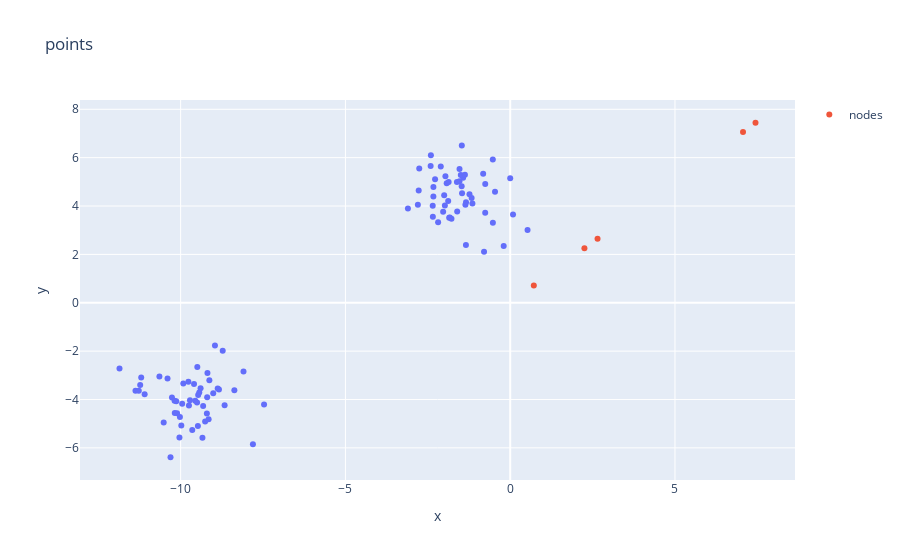

The cell this chart's notebook holds for it:
### Markdown cell above
## Кучки точек

### Code cell
from sklearn.datasets import make_blobs

data_blobs, y = make_blobs(n_samples = 100, centers = 2, n_features = 2, random_state = 1)


nodes_blobs = np.array([[random.random()*10, 0] for _ in range(5)], dtype = float)

figure = plt.figure(figsize = (10, 5))

figure = px.scatter(x=data_blobs[:, 0], y=data_blobs[:, 1], title="points")
figure.add_trace(go.Scatter(x=nodes_blobs[:, 0], y=nodes_blobs[:, 0], mode="markers", name="nodes"))

figure.show()

### Figure 1 — Plotly figure (JSON) as saved in the notebook; plotly's stock layout.template omitted (floating-point values rounded to 4 significant figures)
{"data": [{"hovertemplate": "x=%{x}<br>y=%{y}<extra></extra>", "legendgroup": "", "marker": {"color": "#636efa", "symbol": "circle"}, "mode": "markers", "name": "", "orientation": "v", "showlegend": false, "type": "scatter", "x": [-0.7942, -9.152, -3.104, -1.429, -7.469, -9.196, -9.318, -9.205, -2.76, -1.171, -10.04, -1.538, -10.11, -2.407, -7.807, -9.011, -9.765, -2.347, -2.003, -11.09, -9.435, -10.26, -9.749, -1.341, -2.035, -10.31, -9.556, -1.359, -0.1975, -9.477, -1.927, -2.802, -10.51, -1.851, -8.37, -10.18, -0.4606, -11.37, -10.18, -10.13, -9.717, -9.647, -1.982, -11.23, -1.461, -9.468, -0.758, 0.526, -2.777, -1.782, -1.882, -9.339, -9.92, -10.4, -1.539, -9.503, -2.28, -8.724, -1.617, -1.147, -1.473, -10.64, -9.495, -10.02, -11.86, -8.666, -2.414, -11.27, -1.832, -1.236, -9.594, -9.257, -9.395, -0.8206, 0.0002423, -1.344, -9.129, -9.954, -2.188, -2.107, -0.5279, -11.2, -1.5, -8.093, -2.351, -0.5258, -1.469, -0.7587, -1.966, -2.331, -8.837, -1.609, -1.868, -2.33, -8.876, -8.959, -9.98, -1.374, -9.187, 0.08525], "xaxis": "x", "y": [2.105, -4.813, 3.902, 5.169, -4.202, -3.907, -4.273, -4.577, 5.551, 4.331, -5.569, 5.536, -4.571, 6.099, -5.85, -3.74, -3.271, 3.561, 4.45, -3.784, -3.713, -3.921, -4.25, 4.157, 3.768, -6.388, -4.054, 4.054, 2.346, -5.098, 4.937, 4.057, -4.95, 3.519, -3.615, -4.055, 4.592, -3.638, -4.557, -4.072, -4.026, -5.266, 4.022, -3.403, 4.525, -3.816, 4.909, 3.01, 4.641, 3.471, 4.206, -5.581, -3.335, -3.129, 5.024, -4.128, 5.105, -1.986, 4.989, 4.108, 4.817, -3.052, -2.66, -4.729, -2.717, -4.241, 5.659, -3.64, 3.529, 4.484, -3.36, -4.907, -3.533, 5.338, 5.149, 2.384, -3.203, -4.18, 3.334, 5.631, 5.926, -3.09, 5.283, -2.842, 4.01, 3.307, 6.507, 3.723, 5.234, 4.394, -3.584, 3.769, 4.993, 4.784, -3.544, -1.766, -5.075, 5.292, -2.909, 3.645], "yaxis": "y"}, {"mode": "markers", "name": "nodes", "type": "scatter", "x": [2.65, 2.252, 7.065, 7.443, 0.7161], "y": [2.65, 2.252, 7.065, 7.443, 0.7161]}], "layout": {"legend": {"tracegroupgap": 0}, "title": {"text": "points"}, "xaxis": {"anchor": "y", "domain": [0, 1], "title": {"text": "x"}}, "yaxis": {"anchor": "x", "domain": [0, 1], "title": {"text": "y"}}}}
